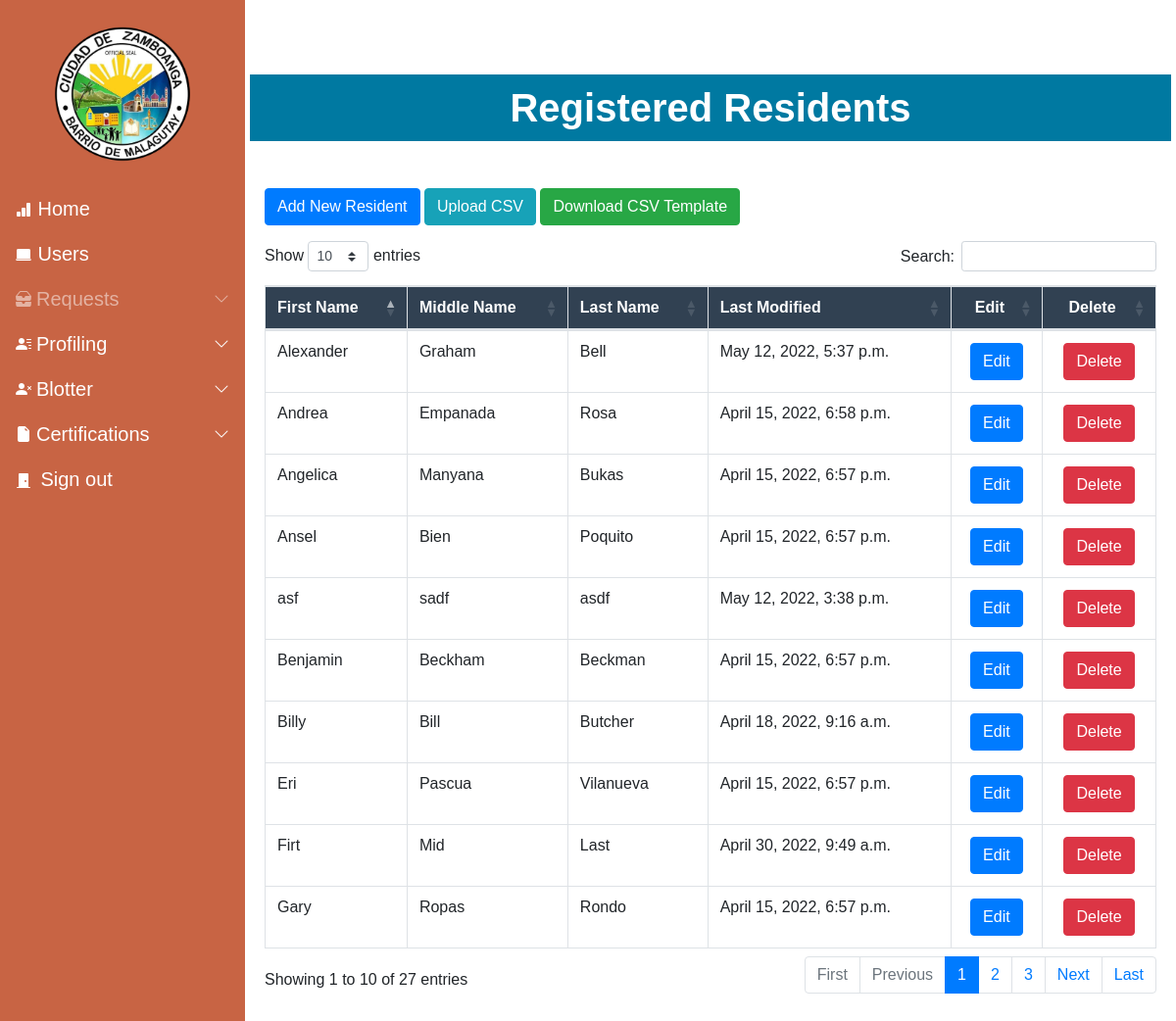
/residents/ (signed in), run on an earlier commit of the app's database.
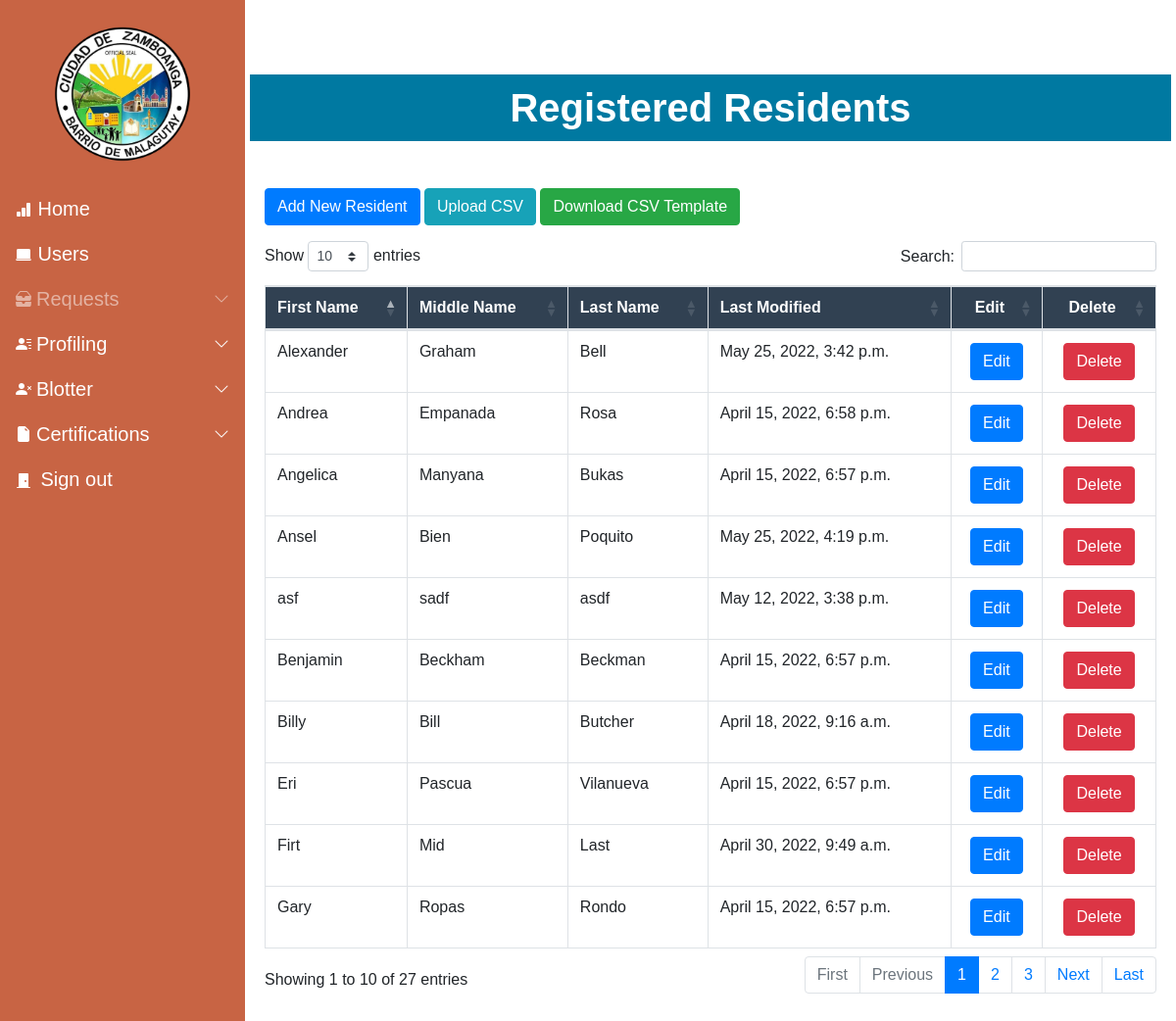
And on a later commit of the database.
### Resident/models.py (models this page shows, shortened)
class Resident (models.Model):
    pic = models.ImageField(null=True, blank = True, verbose_name="Profile Picture", upload_to= "images/", default='images/default_pp.jpg')
    First_name = models.CharField(max_length=50)
    Last_name = models.CharField(max_length=50)
    Middle_name = models.CharField(max_length=50, blank=True, null=True)
    Birthdate = models.DateField(auto_now_add=False, auto_now=False)
    Gender_choices = (
        ('Male','Male'),
        ('Female','Female')
        )
    Gender = models.CharField(max_length=100, choices=Gender_choices, default = "Not Specified")
    Email = models.EmailField(max_length=254, blank=True, null=True)
    numbers = RegexValidator(r'^[0-9]+','Only numbers are accepted')
    Contact = models.CharField(max_length=11, validators=[numbers])
    Phealthnone = 'None'
    Phealth_choices = (
        ('None', 'None'),
        ('Employed','Employed'),
        ('Voluntary','Voluntary'),
        ('OFW','OFW'),
        ('Sponsored','Sponsored'),
        ('Indigent','Indigent'),
        ('Lifetime','Lifetime'),
        ('Senior','Senior')
    )
    Philhealth_membership = models.CharField(max_length=100,choices=Phealth_choices,default=Phealthnone,verbose_name="Philhealth Membership Type")
    Cstatus_choices = (
        ('Single','Single'),
        ('Married','Married'),
        ('Separated','Separated'),
        ('Widowed','Widowed'),
        )
    Marital_status = models.CharField(max_length=100, choices = Cstatus_choices, default = "")
    Citizenship = models.CharField(max_length=100,verbose_name="Ethnicity")
    Religion = models.CharField(max_length=100)
    Occupation = models.CharField(max_length=100, null=True, blank=True)
    Vac_choices = (
        ('Vaccinated','Vaccinated'),
        ('Unvaccinated','Unvaccinated')
    )
    Vaccination = models.CharField(max_length=100, choices = Vac_choices, verbose_name="Vaccination Status", default="")
    Address = models.CharField(max_length=250, verbose_name="Street Address")
    Resident_code = models.CharField(max_length=500, null=False, blank=False)
    Blacklisted = models.BooleanField(default = False)
    created_date = models.DateTimeField(auto_now_add=True)
    modified_date = models.DateTimeField(auto_now=True)

### Resident/views.py (the view, shortened to what this page needs)
# urls.py: path('residents/', Display_resident, name = "residents"),
@login_required(login_url='login')
def Display_resident (request):
    Resident_obj = Resident.objects.all()
    code = secrets.token_hex(3)
    form = CSVmodel(request.POST or None, request.FILES or None)
    context = {
        'Resident_obj' : Resident_obj,
        'form' : form
    }
    return render (request,"Residents.html",context = context)

### Resident/forms.py
class CSVmodel(forms.ModelForm):
    file_name = forms.FileField(widget=forms.FileInput(attrs={'accept' : ".csv"}))
    class Meta:
        model = CSV
        fields = [
            'file_name'
        ]

### Resident/context_processors.py (called while the page is built)
def greet(request):
    greeting = f"{request.user.username}"
    return{
        "greeting" : greet
    }

### templates/Residents.html (shortened to what this page needs)
{%  extends 'base.html' %}
{% load static %}
{% block content %}
<h1 style="text-align: center; margin-top: 15px; color: white; padding:10px; background-color: #0079a1;"><b>Registered Residents</b></h1>
<div class="container-fluid mt-5 mb-5">
  <a href="/resident_form" class="btn btn-primary mb-3" role="button">Add New Resident</a>
      <button type="button" class="btn btn-info mb-3" data-toggle="modal" data-target="#Uploadcsv">
      Upload CSV
      </button>
  <a href="{% static 'Add_Template.csv' %}" class="btn btn-success mb-3" type="button" download>Download CSV Template</a>
      <table class = "table table-bordered table-hover mt-2 mb-5" id="Display" style="background-color: rgb(255,255,255,0.8)">
        <thead>
            <tr>
              <th>First Name</th>
              <th>Middle Name</th>
              <th>Last Name</th>
              <th>Last Modified</th>
              <th style="text-align: center;">Edit</th>
              <th style="text-align: center;">Delete</th>
          </tr>
        </thead>
        <tbody>
              {% for res in Resident_obj %}
              <tr data-href ="{% url 'resident_profile' res.id %}">
                <td>{{ res.First_name }}</td>
                {% if res.Middle_name is not None %}
                <td>{{ res.Middle_name}}</a></td>
                {% else %}
                <td></a></td>
                {% endif %}
                <td>{{res.Last_name}}</td>
                <td>{{res.modified_date}}</td>
                <td style="text-align: center;"><a href="{% url 'update_resident' res.id %}" class="btn btn-primary" role="button">Edit</a></td>
                  <td style="text-align: center;">
                        <button type="button" class="btn btn-danger" data-toggle="modal" data-target="#modal-{{ res.id }}">
                          Delete
                      </button>
                    </td>
              </tr>
              {% endfor %}
        </tbody>
      </table>
</div>
{% endblock content %}

What changed in the data, as far as the page shows it:
changed Resident "Ansel": modified_date "April 15, 2022, 6:57 p.m." → "May 25, 2022, 4:19 p.m."
changed Resident "Alexander": modified_date "May 12, 2022, 5:37 p.m." → "May 25, 2022, 3:42 p.m."
